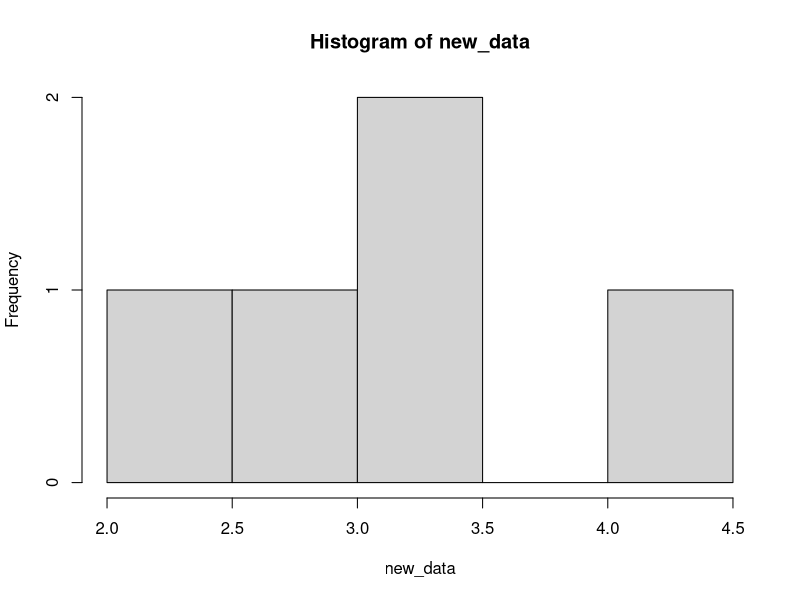
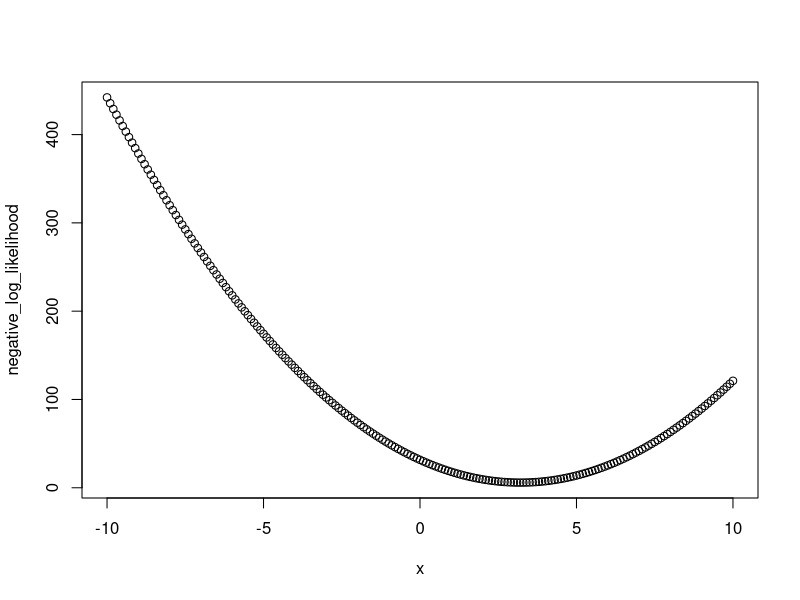
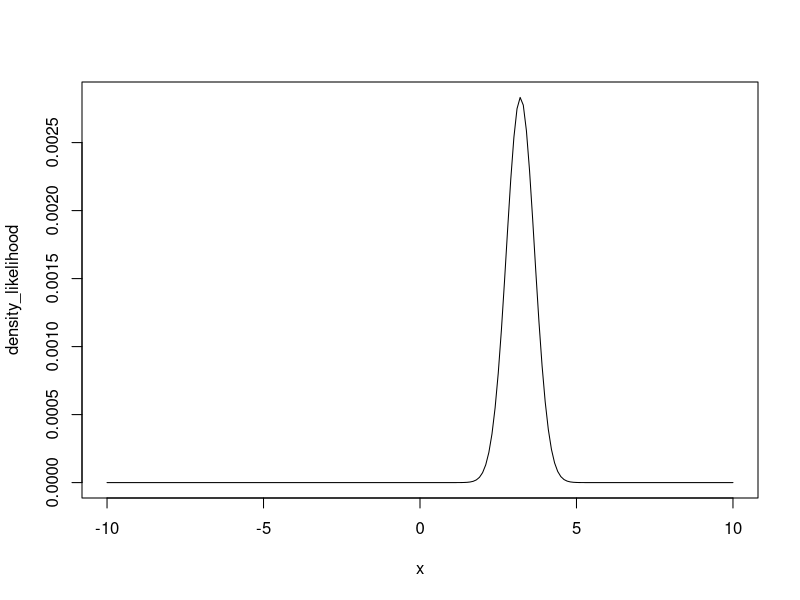
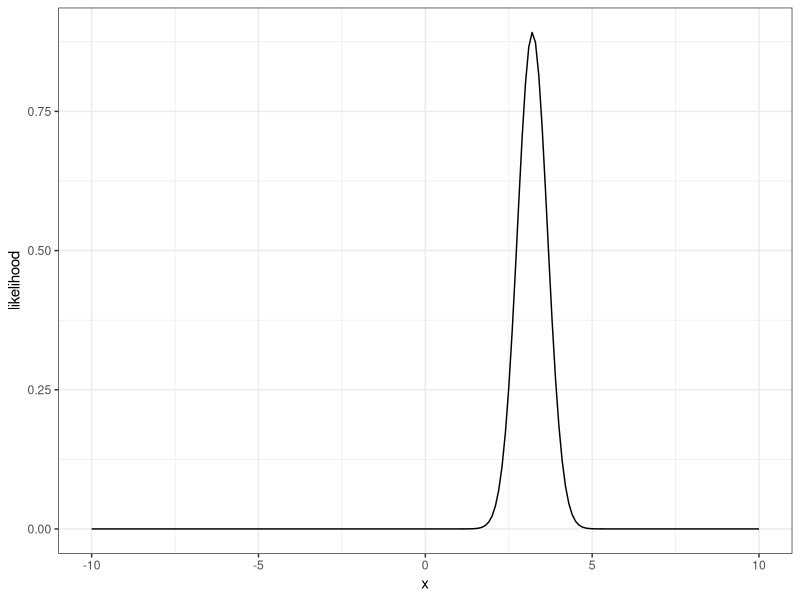
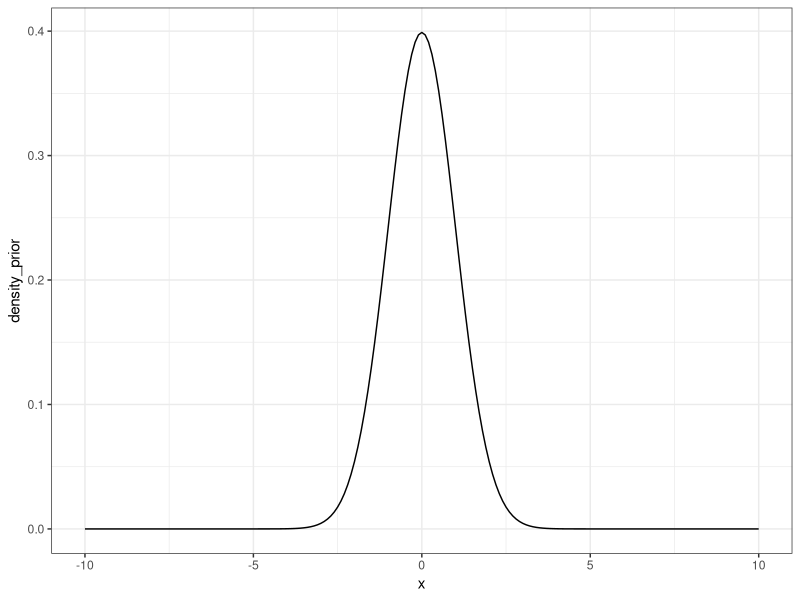
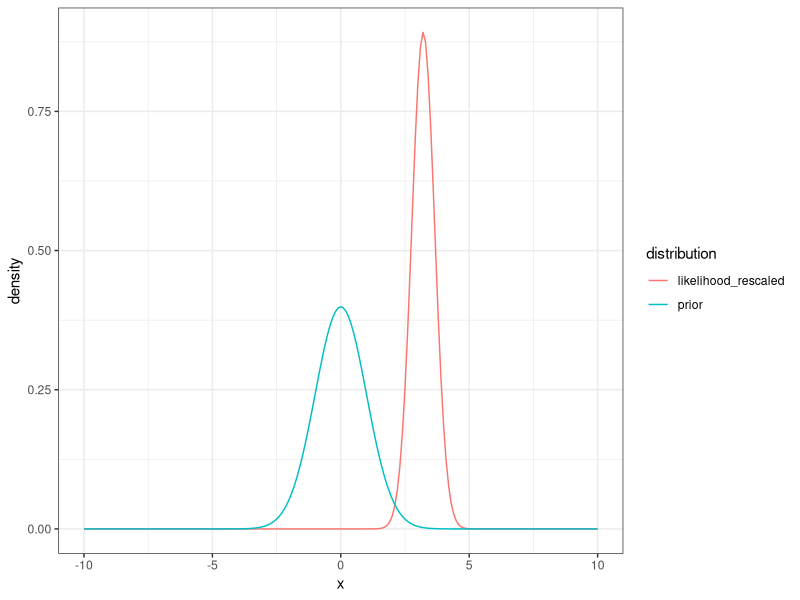
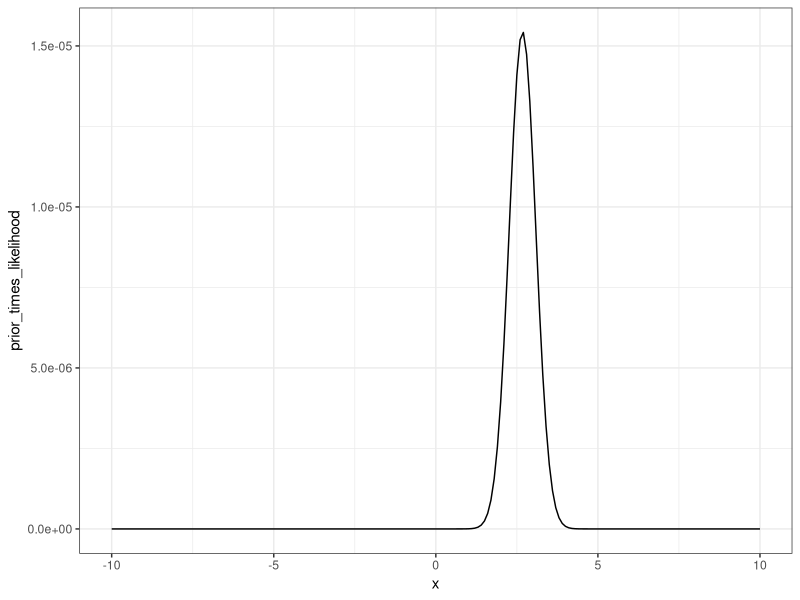
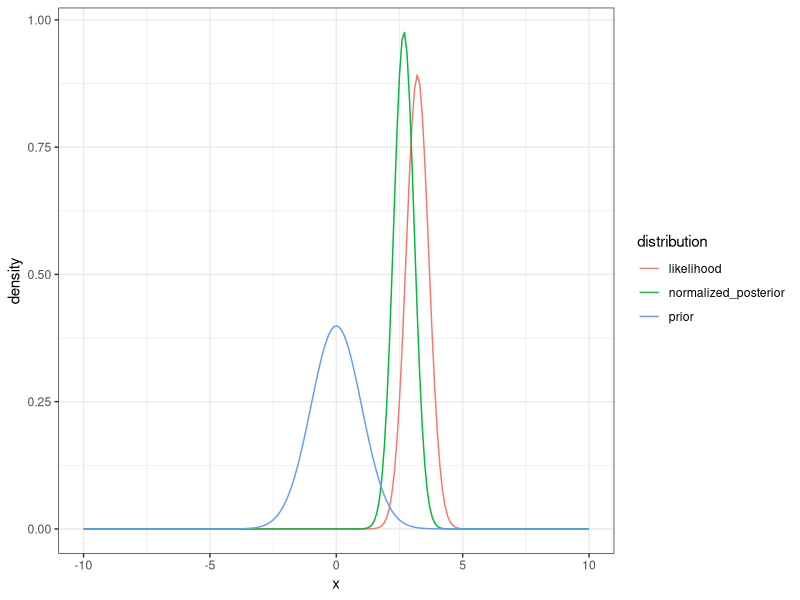

Write the R code that produced these figures, in order.
## ---- chunk 1
#| echo: FALSE
#| message: FALSE
library(tidyverse)
library(patchwork)
## ---- chunk 2
num_data_points <- 5

mean_data <- 3.0
sd_data <- 1.0

new_data <- rnorm(num_data_points, mean = mean_data, sd = sd_data)
hist(new_data)
## ---- chunk 3
#DATA MODEL
delta_x <- 0.1
x <- seq(-10,10, delta_x)
negative_log_likelihood <- rep(NA,length(x))
for(i in 1:length(x)){
  negative_log_likelihood[i] <- -sum(dnorm(new_data, mean = x[i], sd = 1, log = TRUE))
}

plot(x, negative_log_likelihood)
## ---- chunk 4
density_likelihood <- exp(-negative_log_likelihood)
plot(x, density_likelihood, type = "l")

## ---- chunk 5
likelihood_area_under_curve <- sum(density_likelihood * delta_x) #Width * Height
density_likelihood_rescaled <- density_likelihood/likelihood_area_under_curve
## ---- chunk 6
d <- tibble(x = x,
            likelihood = density_likelihood_rescaled)
ggplot(d, aes(x = x, y = likelihood)) +
  geom_line() +
  theme_bw()

## ---- chunk 7
mean_prior <- 0
sd_prior <- 1.0

#Priors
density_prior <- dnorm(x, mean = mean_prior, sd = sd_prior)
d <- tibble(x = x,
            density_prior = density_prior)
ggplot(d, aes(x = x, y = density_prior)) +
  geom_line()  +
  theme_bw()
## ---- chunk 8
tibble(x = x,
            prior = density_prior,
            likelihood_rescaled = density_likelihood_rescaled) %>% 
  pivot_longer(cols = -x, names_to = "distribution", values_to = "density") %>% 
  mutate(distribution = factor(distribution)) %>% 
  ggplot(aes(x = x, y = density, color = distribution)) +
  geom_line()  +
  theme_bw()

## ---- chunk 9
prior_times_likelihood <- density_prior * density_likelihood
d <- tibble(x = x,
            prior_times_likelihood = prior_times_likelihood)
ggplot(d, aes(x = x, y = prior_times_likelihood)) +
  geom_line()  +
  theme_bw()
## ---- chunk 10
area_under_curve <- sum(prior_times_likelihood * delta_x)  #sum(Width * Height) = total probability of the data given all possible values of the parameter
normalized_posterior <- prior_times_likelihood / area_under_curve

paste0("the probablity of the data is (i.e., area under likelihood x prior curve): ", area_under_curve)
## ---- chunk 11
tibble(x = x,
       prior = density_prior,
       likelihood = density_likelihood_rescaled,
       normalized_posterior = normalized_posterior) %>% 
  pivot_longer(cols = -x, names_to = "distribution", values_to = "density") %>% 
  mutate(distribution = factor(distribution)) %>% 
  ggplot(aes(x = x, y = density, color = distribution)) +
  geom_line()  +
  theme_bw()
## ---- chunk 12
explore_senstivity <- function(num_data_points, mean_data, sd_data, mean_prior, sd_prior, title){

new_data <- rnorm(num_data_points, mean_data, sd_data)
delta_x <- 0.1
x <- seq(-5,5, delta_x)
negative_log_likelihood <- rep(NA,length(x))

#DATA MODEL
for(i in 1:length(x)){
  #Process model is that mean = x
  negative_log_likelihood[i] <- -sum(dnorm(new_data, mean = x[i], sd = 1, log = TRUE))
}

density_likelihood <- exp(-negative_log_likelihood)
likelihood_area_under_curve <- sum(density_likelihood * delta_x) #Width * Height
density_likelihood_rescaled <- density_likelihood/likelihood_area_under_curve

#Prior
density_prior <- dnorm(x, mean = mean_prior, sd = sd_prior)

#Prior x Likelihood
prior_times_likelihood <- density_prior * density_likelihood
area_under_curve <- sum(prior_times_likelihood * delta_x) #Width * Height
normalized_posterior <- prior_times_likelihood / area_under_curve

p <- tibble(x = x,
       prior = density_prior,
       likelihood = density_likelihood_rescaled,
       normalized_posterior = normalized_posterior) %>% 
  pivot_longer(cols = -x, names_to = "distribution", values_to = "density") %>% 
  mutate(distribution = factor(distribution)) %>% 
  ggplot(aes(x = x, y = density, color = distribution)) +
  geom_line() +
  labs(title = title)  +
  theme_bw()
return(p)
}
## ---- chunk 13
#Baseline
p1 <- explore_senstivity(num_data_points = 5,
                        mean_data = 3,
                        sd_data = 2,
                        mean_prior = 0,
                        sd_prior = 1.0,
                        title = "Baseline")

#Increase confidence in prior
p2 <- explore_senstivity(num_data_points = 5,
                        mean_data = 3,
                        sd_data = 2,
                        mean_prior = 0,
                        sd_prior = 0.1,
                        title = "Increase confidence\nin prior")

#Increase number of data points
p3 <- explore_senstivity(num_data_points = 50,
                        mean_data = 3,
                        sd_data = 2,
                        mean_prior = 0,
                        sd_prior = 1.0,
                        title = "Increase data")

#Make likelihood mean closer to prior
p4 <- explore_senstivity(num_data_points = 5,
                        mean_data = 0,
                        sd_data = 2,
                        mean_prior = 0,
                        sd_prior = 1.0,
                        title = "Make likelihood mean\ncloser to prior")
(p1 + p3) / (p2 + p4) + plot_layout(guides = "collect")  


## ---- chunk 14
set.seed(100)
num_data_points <- 10
par1_true <- 3
sd_data <- 0.5
x <- runif(num_data_points, 0, 10)
par_true <- c(par1_true, 0.5)
y_true <- par_true[1] * (x / (x + par_true[2]))
y <- rnorm(length(y_true), mean = y_true, sd = sd_data)
plot(x, y, ylim = c(0, par1_true + 2))
## ---- chunk 15
mean_prior <- 1.0
sd_prior <- 0.5
## ---- chunk 16
delta_par1 <- 0.1
par1 <- seq(-3,10, delta_par1)
negative_log_likelihood <- rep(NA,length(par1))
for(i in 1:length(par1)){
  #Process model
  pred <- par1[i] * (x / (x + par_true[2]))
  #Data model
  negative_log_likelihood[i] <- -sum(dnorm(y, mean = pred, sd = sd_data, log = TRUE))
}

density_likelihood <- exp(-negative_log_likelihood)
likelihood_area_under_curve <- sum(density_likelihood * delta_par1) #Width * Height
density_likelihood_rescaled <- density_likelihood/likelihood_area_under_curve

#Priors
density_prior <- dnorm(par1, mean = mean_prior, sd = sd_prior)
prior_times_likelihood <- density_prior * density_likelihood
area_under_curve <- sum(prior_times_likelihood * delta_par1) #Width * Height
normalized_posterior <- prior_times_likelihood / area_under_curve

tibble(par1 = par1,
       prior = density_prior,
       likelihood = density_likelihood_rescaled,
       normalized_posterior = normalized_posterior) %>% 
  pivot_longer(cols = -par1, names_to = "distribution", values_to = "density") %>% 
  mutate(distribution = factor(distribution)) %>% 
  ggplot(aes(x = par1, y = density, color = distribution)) +
  geom_line()  +
  theme_bw()

## ---- chunk 17
par1_mle <- par1[which.max(density_likelihood)]
par1_post <- par1[which.max(normalized_posterior)]

d <- tibble(x = seq(0,10, 0.1),
            prior = mean_prior * (x / (x + par_true[2])),
            likelihood = par1_mle * (x / (x + par_true[2])),
            posterior = par1_post * (x / (x + par_true[2]))) %>% 
  pivot_longer(cols = -x, names_to = "distribution", values_to = "prediction") %>% 
  mutate(distribution = factor(distribution))
ggplot(d, aes(x = x, y = prediction, col = distribution)) +
  geom_line() +
  labs(y = "M-M model prediction (process model)")  +
  theme_bw()
## ---- chunk 18
num_data_points <- 10
par1_true <- 3
sd_data <- 0.5
x <- runif(num_data_points, 0, 10)
par_true <- c(par1_true, 0.5)
y_true <- par_true[1] * (x / (x + par_true[2]))
y <- rnorm(length(y_true), mean = y_true, sd = sd_data)
plot(x, y, ylim = c(0, par1_true + 2))
## ---- chunk 19
#Initialize chain
num_iter <- 5000
pars <- array(NA, dim = c(num_iter))
pars[1] <- 2
log_prob_current <- -10000000000
prob_current <- exp(log_prob_current)
jump <- 0.1

mean_prior <- 1.0
sd_prior <- 0.5

for(i in 2:num_iter){
  
  #Randomly select new parameter values
  proposed_pars <- rnorm(1, pars[i - 1], jump)
  
    
  #PRIORS: how likely is the proposed value given the prior distribution?
  prior <- dnorm(proposed_pars, mean = mean_prior, sd = sd_prior)

  #PROCESS MODEL: Use new parameter values in the process model
  pred <- proposed_pars * (x / (x + par_true[2]))

  #DATA MODEL: how likely is the data given the proposed parameter?
  #We are multiplying here
  likelihood <- prod(dnorm(y, mean = pred, sd = sd_data))
  
  #Combine the prior and likelihood
  #remember that you multiply probabilities which mean you can add log(probability)
  prob_proposed <- prior * likelihood
  
  z <- (prob_proposed/prob_current)
  
  #Now pick a random number between 0 and 1
  r <- runif(1, 0, 1)
  
  #If z > r then accept the new parameters
  #Note: this will always happen if the new parameters are more likely than
  #the old parameters z > 1 means than z is always > r no matter what value of
  #r is chosen.  However it will accept worse parameter sets (P_new is less
  #likely then P_old - i.e., z < 1) in proportion to how much worse it is
  #For example: if z = 0.9 and then any random number drawn by runif that is
  #less than 0.90 will result in accepting the worse values (i.e., the slightly
  #worse values will be accepted a lot of the time).  In contrast, if z = 0.01
  #(i.e., the new parameters are much much worse), then they can still be accepted
  #but much more rarely because random r values of < 0.1 occur more rarely
  if(z > r){
    pars[i] <- proposed_pars
    prob_current <- prob_proposed
  }else{
    pars[i] <- pars[i - 1]
    prob_current <- prob_current #this calculation isn't necessary but is here to show you the logic
  }
}
## ---- chunk 20
#| warning: FALSE
d <- tibble(iter = 1:num_iter,
       par1 = pars)

p1 <-  ggplot(d, aes(x = iter, y = par1)) +
  geom_line()  +
  theme_bw()

p2 <- ggplot(d, aes(x = par1)) +
  geom_histogram() +
  theme_bw()

p1 | p2
## ---- chunk 21
#| warning: FALSE

nburn <- 100
d_burn <- tibble(iter = nburn:num_iter,
       par1 = pars[nburn:num_iter])

p1 <-  ggplot(d_burn, aes(x = iter, y = par1)) +
  geom_line() +
  theme_bw()

p2 <- ggplot(d_burn, aes(x = par1)) +
  geom_histogram() +
  theme_bw()

p1 | p2
## ---- chunk 22
par_post_burn <- pars[nburn:num_iter]

#Mean
mean(par_post_burn)
#sd
sd(par_post_burn)
#Quantiles
quantile(par_post_burn, c(0.025, 0.5,0.975))
## ---- chunk 23
num_samples <- 100
sample_index <- sample(x = 1:length(par_post_burn), size = num_samples, replace = TRUE)
random_draws <- par_post_burn[sample_index]
hist(random_draws)
## ---- chunk 24
num_samples <- 1000
x_new = x
pred_posterior_mean <- matrix(NA, num_samples, length(x_new))   # storage for all simulations
y_posterior <- matrix(NA, num_samples, length(x_new)) 

for(i in 1:num_samples){
  sample_index <- sample(x = 1:length(pars), size = 1, replace = TRUE)
  pred_posterior_mean[i, ] <- pars[sample_index] * (x_new / (x_new + par_true[2]))
  y_posterior[i, ] <- rnorm(length(x_new), pred_posterior_mean[i, ], sd = sd_data)
  
}
n.stats.y <- apply(y_posterior, 2, quantile, c(0.025, 0.5, 0.975))
n.stats.y.mean <- apply(y_posterior, 2, mean)

n.stats.mean <- apply(pred_posterior_mean, 2, quantile, c(0.025, 0.5, 0.975))

d <- tibble(x = x_new,
            median = n.stats.y.mean,
            lower95_y = n.stats.y[1, ],
            upper95_y = n.stats.y[3, ],
            lower95_mean = n.stats.mean[1, ],
            upper95_mean = n.stats.mean[3, ],
            obs = y)

ggplot(d, aes(x = x)) +
  geom_ribbon(aes(ymin = lower95_y, ymax = upper95_y), fill = "lightblue", alpha = 0.5) +
    geom_ribbon(aes(ymin = lower95_mean, ymax = upper95_mean), fill = "pink", alpha = 0.5) +
  geom_line(aes(y = median)) +
  geom_point(aes(y = obs)) +
  labs(y = "M-M Prediction")  +
  theme_bw()

## ---- chunk 25
#| warning: FALSE

library(tidyverse)
library(patchwork)

#Build fake dataset
set.seed(100)
num_data_points <- 200
sd_data <- 0.25
par_true <- c(3, 0.5)
x <- runif(num_data_points, 0, 10)
y_true <- par_true[1] * (x / (x + par_true[2]))
y <- rnorm(length(y_true), mean = y_true, sd = sd_data)
plot(x, y, ylim = c(0, par_true[1] + 2))
## ---- chunk 26
#Set MCMC Configuration
num_iter <- 2000
num_pars <- 2
jump <- c(0.05, 0.05)

#Initialize chain
pars <- array(NA, dim = c(num_pars, num_iter))
pars[1, 1] <- 2
pars[2, 1] <- 1
log_likelihood_prior_current <- -10000000000

for(i in 2:num_iter){
  
  #Loop through parameter value
  
  for(j in 1:num_pars){
      #Randomly select new parameter values
    proposed_pars <- pars[, i - 1]
    proposed_pars[j] <- rnorm(1, mean = pars[j, i - 1], sd = jump[j])
    
    ##########################
    # PRIORS
    #########################
    #(remember that you multiply probabilities which mean you can add log(probability))
    log_prior <- dunif(proposed_pars[1], min = 0, max = 10, log = TRUE) + 
      dunif(proposed_pars[2], min = 0, max = 100, log = TRUE)
    
    #Likelihood.  
    #You could use:
    # pred <- process_model(x, pars = proposed_pars)
    # log_likelihood <- sum(dnorm(new_data, mean = pred, sd = sd_data, log = TRUE)
    # but we are looping here because it transitions well to the next section of the course
    log_likelihood <- rep(NA, length(x))
    pred <- rep(NA, length(x))
    for(m in 1:length(x)){
      ##########################
      # PROCESS MODEL
      #########################
      pred[m] <- proposed_pars[1] * (x[m] / (x[m] + proposed_pars[2]))
      ##########################
      # DATA MODEL
      #########################
      log_likelihood[m] <- dnorm(y[m], mean = pred[m], sd = sd_data, log = TRUE)
    }
    #Remember that you multiply probabilities which mean you can add log(probability)
    #Hence the use of sum
    log_likelihood <- sum(log_likelihood)
    
    ############################
    ###  PRIOR x LIKELIHOOD
    ############################
    #Combine the prior and likelihood
    #remember that you multiply probabilities which means you can add log(probability)
    log_likelihood_prior_proposed <- log_prior + log_likelihood
    
    #We want the ratio of new / old but since it is in log space we first
    #take the difference of the logs: log(new/old) = log(new) - log(old) 
    # and then take out of log space exp(log(new) - log(old))
    z <- exp(log_likelihood_prior_proposed - log_likelihood_prior_current)
    
    #Now pick a random number between 0 and 1
    r <- runif(1, min = 0, max = 1)
    #If z > r then accept the new parameters
    #Note: this will always happen if the new parameters are more likely than
    #the old parameters z > 1 means than z is always > r no matter what value of
    #r is chosen.  However it will accept worse parameter sets (P_new is less
    #likely then P_old - i.e., z < 1) in proportion to how much worse it is
    #For example: if z = 0.9 and then any random number drawn by runif that is
    #less than 0.90 will result in accepting the worse values (i.e., the slightly
    #worse values will be accepted a lot of the time).  In contrast, if z = 0.01
    #(i.e., the new parameters are much much worse), then they can still be accepted
    #but much more rarely because random r values of < 0.1 occur more rarely
    if(log(z) > log(r)){
      pars[j, i] <- proposed_pars[j]
      log_likelihood_prior_current <- log_likelihood_prior_proposed
    }else{
      pars[j, i] <- pars[j, i - 1]
      log_likelihood_prior_current <- log_likelihood_prior_current #this calculation isn't necessary but is here to show you the logic
    }
  }
}

## ---- chunk 27
#| warning: FALSE

d <- tibble(iter = 1:num_iter,
            par1 = pars[1, ],
            par2 = pars[2, ]) %>%
  pivot_longer(-iter, values_to = "value", names_to = "parameter")

p1 <- ggplot(d, aes(x = iter, y = value)) +
  geom_line() +
  facet_wrap(~parameter, scales = "free") +
  theme_bw()

p2 <- ggplot(d, aes(x = value)) +
  geom_histogram() +
  facet_wrap(~parameter, scales = "free") +
  theme_bw()

p1 / p2
## ---- chunk 28


## ---- chunk 29


## ---- chunk 30


## ---- chunk 31


## ---- chunk 32


## ---- chunk 33


## ---- chunk 34
